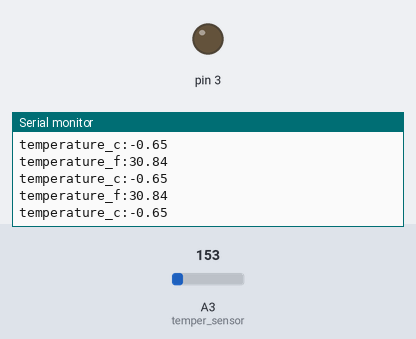
Bench run of a sketch on a simulated Arduino Uno, built with avr-gcc and run on an emulated ATmega328P. Parts: output pins drawn as LEDs (lit = HIGH), the last lines printed to the serial monitor. The inputs (shaded band) are chosen by the test bench; at power-on: A3 (temper_sensor) = 153.

Above: at 1.2 s.
1.3 s: A3 (temper_sensor) set to 169
At 2.4 s:
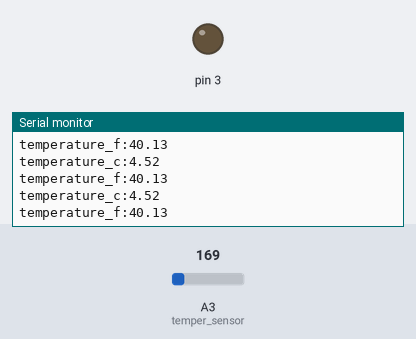
4.3 s: A3 (temper_sensor) set to 193
At 5.3 s:
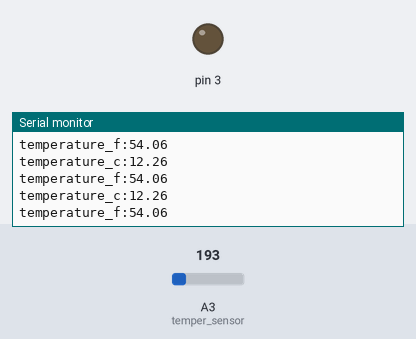
Timing chart, 0 to 7.3 s (numbered marks = the images above; inputs shaded):
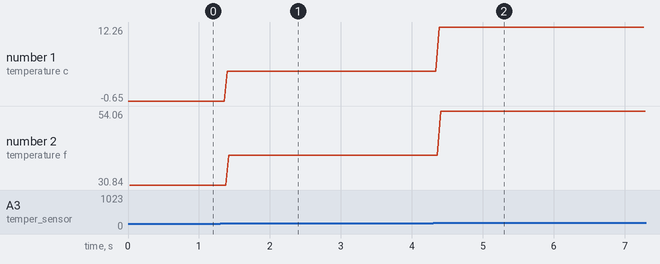

Measured:
- the behaviour switches between 154 and 155 on A3 (temper_sensor) (found by bisection; images 0 and 1)
- after the input at 1.3 s, the serial monitor: prints a new line after 0.10 s (image 1)
- after the input at 4.3 s, the serial monitor: prints a new line after 0.08 s (image 2)
- plotted number 1: -0.65 → 4.52 after the input at 1.3 s, 4.52 → 12.26 after the input at 4.3 s
- plotted number 2: 30.84 → 40.13 after the input at 1.3 s, 40.13 → 54.06 after the input at 4.3 s

The sketch:

lilypad_temperature.ino
```cpp
int temper_sensor = A3;
long temper_read;
float temper_voltage;
float temper_c;
float temper_f;
char c;

void setup() {
  Serial.begin(9600);
  pinMode(temper_sensor,INPUT);

  pinMode(3,OUTPUT);


}

void loop() {
  temper_read = analogRead(temper_sensor);
  temper_voltage = temper_read * 3.3 / 1023.0;
  temper_c = (temper_voltage - 0.5)*100; //섭시온도
  temper_f = (temper_c*9/5)+32; //화씨온도
  Serial.print("temperature_c:");
  Serial.println(temper_c);
  Serial.print("temperature_f:");
  Serial.println(temper_f);

  if(temper_c >= 25){
    digitalWrite(3,1);
    delay(5);
  }

  else if(temper_c < 24){
    digitalWrite(3,0);
    delay(5);
  }
}
```
